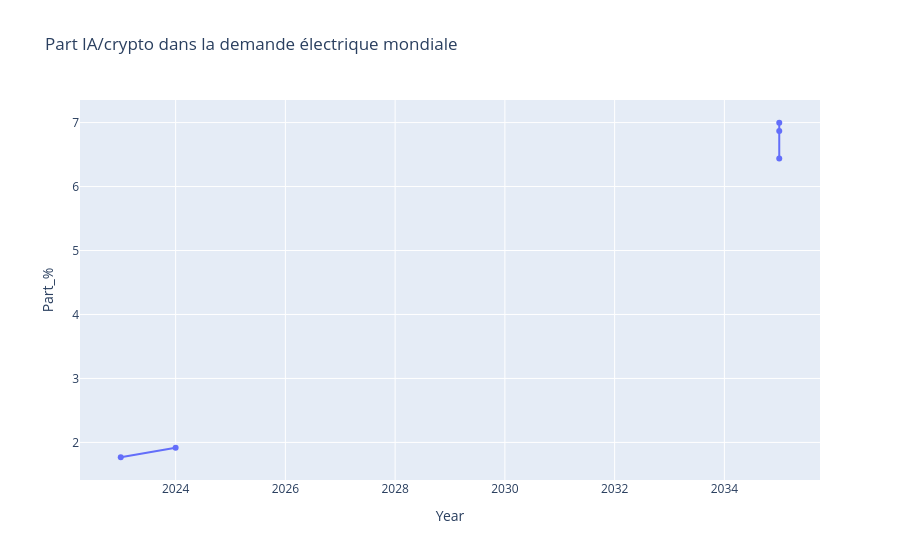

The notebook cell saved with this chart:
### Markdown cell above
## Part IA/crypto dans l’électricité (optionnel)

### Code cell
try:
    dc = pd.read_excel(root_pre / 'data_center_electricity_demand_TWh.xlsx')
    merged = dc.merge(elec[['Year','value']].drop_duplicates(), on='Year', how='left')
    merged['Part_%'] = merged['Total']/merged['value']*100
    fig = px.line(merged, x='Year', y='Part_%', markers=True, title='Part IA/crypto dans la demande électrique mondiale')
    fig.show()
except FileNotFoundError:
    pass

### Figure 1 — Plotly figure (JSON) as saved in the notebook; plotly's stock layout.template omitted (floating-point values rounded to 4 significant figures)
{"data": [{"hovertemplate": "Year=%{x}<br>Part_%=%{y}<extra></extra>", "legendgroup": "", "line": {"color": "#636efa", "dash": "solid"}, "marker": {"symbol": "circle"}, "mode": "lines+markers", "name": "", "orientation": "v", "showlegend": false, "type": "scatter", "x": [2023, 2024, 2025, 2026, 2027, 2028, 2029, 2030, 2031, 2032, 2033, 2034, 2035, 2035, 2035], "xaxis": "x", "y": [1.768, 1.918, NaN, NaN, NaN, NaN, NaN, NaN, NaN, NaN, NaN, NaN, 6.868, 6.997, 6.438], "yaxis": "y"}], "layout": {"legend": {"tracegroupgap": 0}, "title": {"text": "Part IA/crypto dans la demande électrique mondiale"}, "xaxis": {"anchor": "y", "domain": [0, 1], "title": {"text": "Year"}}, "yaxis": {"anchor": "x", "domain": [0, 1], "title": {"text": "Part_%"}}}}
